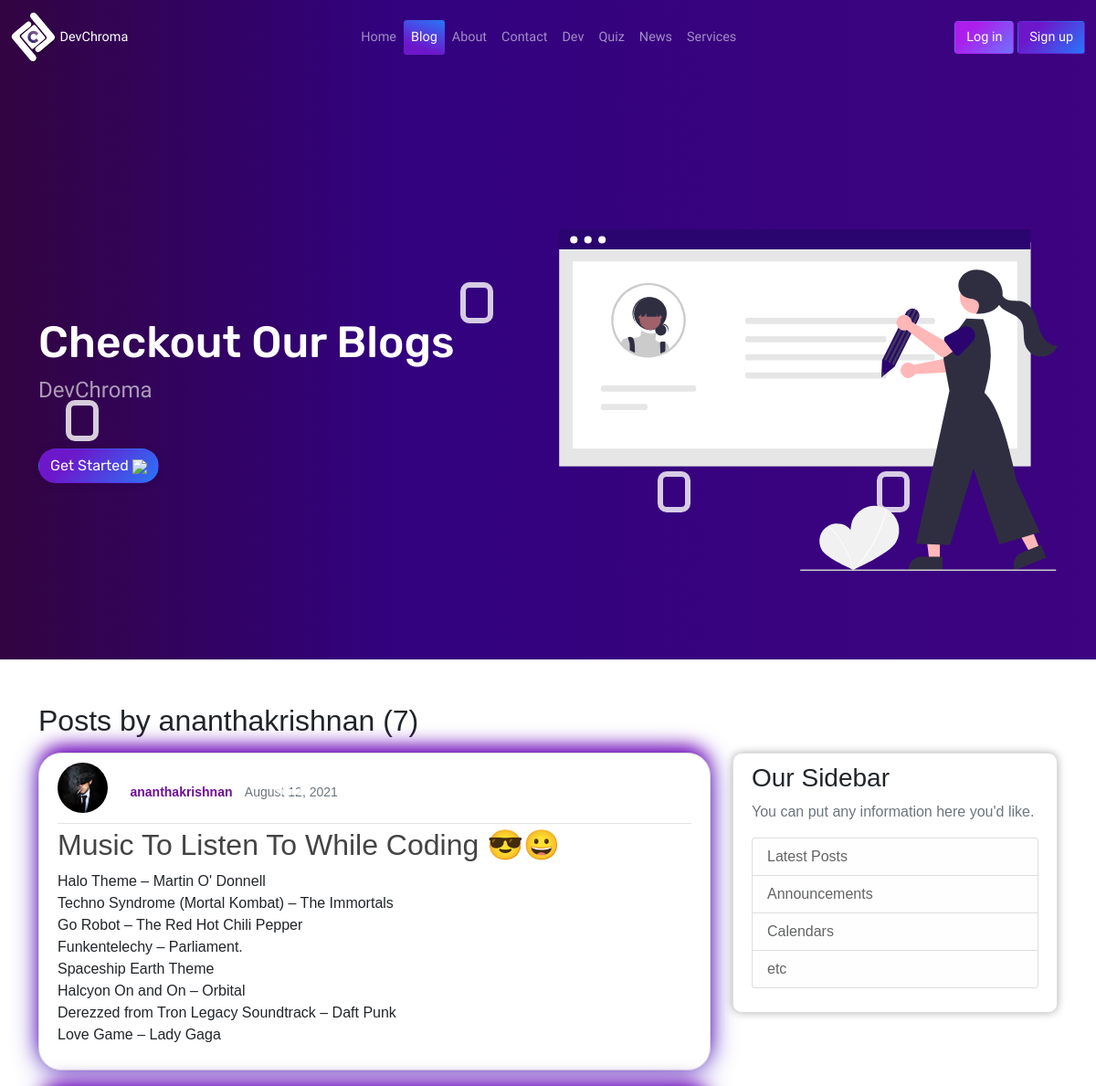
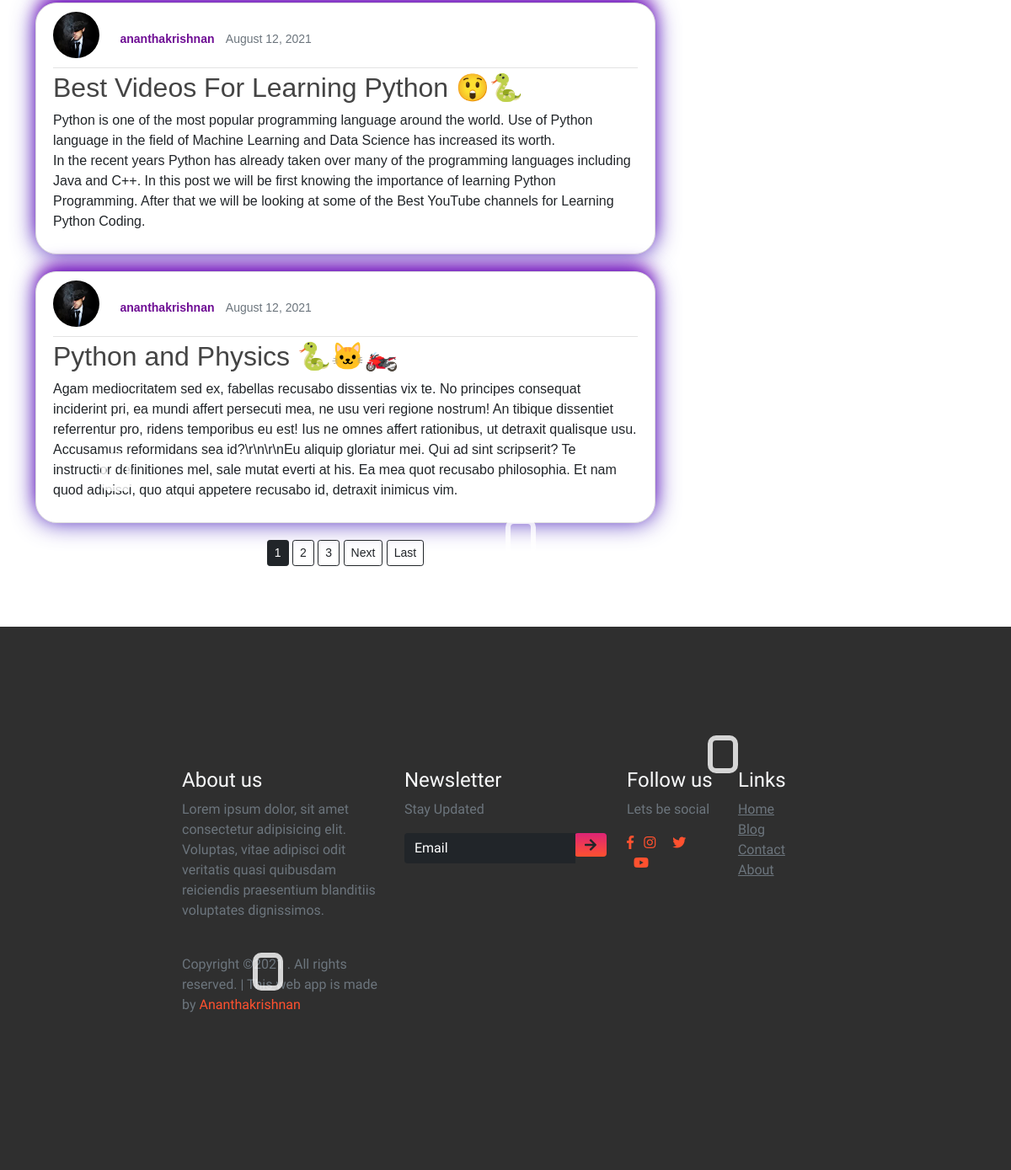
Page /blog/user/ananthakrishnan on the committed database (2 pictures, top to bottom).
### blog/models.py (models this page shows, shortened)
class Post(models.Model):
    title = models.CharField(max_length=100)
    content = models.TextField()
    date_posted = models.DateTimeField(default=timezone.now)
    author = models.ForeignKey(User , on_delete=models.CASCADE)

### app/models.py (models this page shows, shortened)
class Profile(models.Model):
    user = models.OneToOneField(User, on_delete=models.CASCADE)
    image = models.ImageField(default='default.jpg' , upload_to='profile_pics')

### blog/views.py (the view)
# urls.py: path('user/<str:username>', UserPostListView.as_view(), name='user-posts'),
class UserPostListView(ListView):
    model = Post
    template_name = 'blog/user_posts.html' # <app>/<model>_<viewtype>.html
    context_object_name = 'posts'
    paginate_by = 3
    def get_queryset(self):
        user = get_object_or_404(User, username=self.kwargs.get('username'))
        return Post.objects.filter(author=user).order_by('-date_posted')

### templates/blog/user_posts.html (shortened to what this page needs)
{% extends 'base.html' %}
{% load static %}
{% block blog %}
active   text-light  btn-sm "  style="background-color: #2876f9;
          background-image: linear-gradient(200deg, #2876f9 0%, #6d17cb 74%);"
{% endblock blog %}
{% block intro %}
Checkout Our Blogs
{% endblock intro %}
{% block href %}
href="/about"
{% endblock href %}
{% block intro-image %}
<img src="{% static 'images/wall.svg' %}"  class="img-fluid animated" alt="hero-img1">
{% endblock intro-image %}
{% block body %}
<br><br>
<main role="main" class="container">
<h2 class="mb-3 ">Posts by {{ view.kwargs.username }} ({{ page_obj.paginator.count }})</h2>
  <div class="row">
    <div class="col-md-8">
      {% for post in posts %}
       <article class="media content-section1">
                <div class="media-body">
                  <div class="article-metadata">
                   <img class="rounded-circle article-img" src="{{ post.author.profile.image.url }}">
                    <a class="text1" href="{% url 'user-posts' post.author.username %}">{{ post.author }}</a> &nbsp;
                    <small class="text-muted">{{ post.date_posted|date:"F d, Y" }}</small>
                  </div>
                  <h2><a class="article-title" href=" {% url 'post-detail' post.id %} ">{{ post.title }}</a></h2>
                  <p class="article-content">{{ post.content }}</p>
                </div>
        </article>
      {% endfor %}
      <center>
       {% if is_paginated %}
      {% for num in page_obj.paginator.page_range %}
        {% if page_obj.number == num %}
          <a class="btn btn-dark mb-4 btn-sm" href="?page={{ num }}">{{ num }}</a>
        {% elif num > page_obj.number|add:'-3' and num < page_obj.number|add:'3' %}
          <a class="btn btn-outline-dark mb-4 btn-sm" href="?page={{ num }}">{{ num }}</a>
        {% endif %}
      {% endfor %}
      {% if page_obj.has_next %}
        <a class="btn btn-outline-dark mb-4 btn-sm" href="?page={{ page_obj.next_page_number }}">Next</a>
        <a class="btn btn-outline-dark mb-4 btn-sm" href="?page={{ page_obj.paginator.num_pages }}">Last</a>
      {% endif %}
    {% endif %}
    </center>
    </div>
    <div class="col-md-4">
      <div class="content-section">
        <h3>Our Sidebar</h3>
        <p class='text-muted'>You can put any information here you'd like.
          <ul class="list-group">
            <li class="list-group-item list-group-item-light">Latest Posts</li>
            <li class="list-group-item list-group-item-light">Announcements</li>
            <li class="list-group-item list-group-item-light">Calendars</li>
            <li class="list-group-item list-group-item-light">etc</li>
          </ul>
        </p>
      </div>
    </div>
  </div>
</main>
  <br><br>
{% endblock body %}

### templates/base.html (shortened to what this page needs)
{% load static %}
<!DOCTYPE html>
<html lang="en">
  <head>
    <link href="https://cdn.jsdelivr.net/npm/bootstrap@5.0.1/dist/css/bootstrap.min.css" rel="stylesheet">
    <link
      rel="stylesheet"
      href="https://use.fontawesome.com/releases/v5.7.0/css/all.css"
    />
    <link href="https://unpkg.com/aos@2.3.1/dist/aos.css" rel="stylesheet">
  <link href="static/assets/css/style.css" rel="stylesheet">
  <link href="static/assets/css/mobile-style.css" rel="stylesheet">
  </head>
  <body>
<nav id="hero1" class="navbar navbar1 navbar  navbar-expand-lg navbar-dark bg-dark">
  <div class="container-fluid">
    <a class="navbar-brand text-white" href="/">
      <img src=" {% static 'images/logo3.svg' %} " alt="logo" width="50">
      DevChroma</a>
    <div class="collapse navbar-collapse " id="navbarTogglerDemo02">
      <ul class="navbar-nav m-auto mb-2 mb-lg-0">
        <li class="nav-item">
          <a class="nav-link  {% block home %} {% endblock home %}" aria-current="page" href="/">Home</a>
        </li>
         <li class="nav-item  ">
          <a class="nav-link {% block blog %}
          {% endblock blog %}" href="/blog/blog">Blog</a>
        </li>
        <li class="nav-item">
          <a class="nav-link {% block about %}
          {% endblock about %}" href=" {% url 'about' %}">About</a>
        </li>
        <li class="nav-item">
          <a class="nav-link {% block contact %}
          {% endblock contact %}" href="/contact">Contact</a>
        </li>
        <li class="nav-item">
          <a class="nav-link {% block dev %}
          {% endblock dev %}" href="/dev">
             Dev
          </a>
       </li>
        <li class="nav-item">
          <a class="nav-link {% block quiz %}
          {% endblock quiz %}" href="/quiz">
             Quiz
          </a>
       </li>
       <li class="nav-item">
        <a class="nav-link {% block news %}
        {% endblock news %}" href="/news">
           News
        </a>
       </li>
        <li class="nav-item">
          <a class="nav-link {% block services %}
          {% endblock services %}" href="/services">Services</a>
        </li>
      </ul>
      <ul class="navbar-nav ml-auto">
          {% if not request.user.is_authenticated %}
          <div class="d-md-flex justify-content-md-end">
            <a href="/login" class="btn btn-md  text-light "  type="submit" style="background-color: #6e72fc;
            background-image: linear-gradient(315deg, #6e72fc 0%, #ad1deb 74%);";
          ">Log in  </a> &nbsp;
          <a  href="/signup" class="btn btn-md  text-light "  type="submit" style="background-color: #2876f9;
          background-image: linear-gradient(315deg, #2876f9 0%, #6d17cb 74%);";
          ">Sign up </a>
          </div>
          {% endif %}
      </ul>
    </div>
  </div>
</nav>
<section id="hero" class="d-flex align-items-center section-hero">
  <div class="box">
          <div></div>
          <div></div>
          </div>
      <div class="container">
        <div class="row">
          <div class="col-lg-6 d-flex flex-column justify-content-center pt-4 pt-lg-0 order-2 order-lg-1" data-aos="fade-up"
     data-aos-duration="3000">
            <h1 id="neonbtn"> {% block intro %}{% endblock intro %} </h1>
            <h2>DevChroma</h2>
            <div >
              <div class="text-center text-lg-start">
                <a {% block href %}{% endblock href %}   class="btn getbutton  text-light" >
                  <span>Get Started <img src="https://img.icons8.com/ios-glyphs/24/000000/long-arrow-right.png"/></span>
                </a>
              </div>
            </div>
          </div>
          <div class="col-lg-6 order-1 order-lg-2 hero-img"data-aos="fade-down"
     data-aos-easing="linear"
     data-aos-duration="1500">
          {% block intro-image %}{% endblock intro-image %}
            </div>
            </div>
            </div>
</section>
{% block body %}
{% endblock body %}
<footer>
  <div class="container-fluid p-0">
    <div class="row text-left">
      <div class="col-md-4">
        <h4 class="text-light">About us</h4>
          <p class="text-muted">
            Lorem ipsum dolor, sit amet consectetur adipisicing elit. Voluptas, vitae adipisci odit veritatis
            quasi quibusdam reiciendis praesentium blanditiis voluptates dignissimos.
          </p>
          <p class="pt-4 text-muted">
            Copyright ©2021 . All rights reserved. | This web app is made by <span>Ananthakrishnan</span>
          </p>
      </div>
      <div class="col-md-4">
        <h4 class="text-light">Newsletter</h4>
        <p class="text-muted">Stay Updated</p>
        <form  class="form-inline">
          <div class="col-pl-0">
           <div class="input-group pr-5">
              <input type="text" class="form-control bg-dark text-white" placeholder="Email">
              <div class="input-group-prepend">
                <div class="input-group-text">
                  <i class="fas fa-arrow-right"></i>
                </div>
              </div>
           </div>
          </div>
        </form>
      </div>
      <div class="col-md-2 col-sm-12">
        <h4 class="text-light">Follow us</h4>
        <p class="text-muted">Lets be social</p>
        <div class="column">
          <i class="fab fa-facebook-f"></i>
          <i class="fab fa-instagram"></i>
          <i class="fab fa-twitter"></i>
          <i class="fab fa-youtube"></i>
        </div>
      </div>
      <div class="col-md-2">
        <h4 class="text-light">Links</h4>
       <ul class="list-unstyled links text-decoration-none text-small">
        <li><a class="text-muted" href="/">Home</a></li>
        <li><a class="text-muted" href="/blog/blog">Blog</a></li>
        <li><a class="text-muted" href="/contact">Contact</a></li>
        <li><a class="text-muted" href="/about">About</a></li>
      </ul>
      </div>
    </div>
  </div>
</footer>
  </body>
</html>

### static/assets/css/style.css (style rules this page uses)
:root { --Snigle-font: "Sniglet", cursive; --Rubik: "Rubik",cursive; --Patua: "Patua One", cursive; --Lobster: "Lobster", cursive; --light-black: #2e2c2caf; --bggradient: linear-gradient(to bottom, #dd2476 0%, #ff512f ); --light-gray: rgba(255,255,255,0.5); }
#hero1 { background: linear-gradient(90deg, rgb(50, 4, 65) 0%, rgb(50, 2, 126) 35%, rgb(61, 3, 128) 100%); font-family: var(--Snigle-font); }
#hero1 a { font-family: var(--Snigle-font); font-size: 0.9em; }
#hero { width: 100%; height: 80vh; overflow: hidden; background: linear-gradient(90deg, rgb(50, 4, 65) 0%, rgb(50, 2, 126) 35%, rgb(61, 3, 128) 100%); }
#hero .container { padding-top: 72px; font-family: var(--Rubik); }
#hero h1 { margin: 0 0 10px 0; font-size: 48px; font-weight: 500; line-height: 56px; color: #fff; cursor: pointer; font-family: var(--Rubik); }
#hero h2 { color: rgba(255, 255, 255, 0.6); margin-bottom: 50px; font-size: 24px; font-family: var(--Lobster); }
.getbutton { background-color: #2876f9; border-radius: 30px; background-image: linear-gradient(315deg, #4e28f9 0%, #6d17cb 74%); box-shadow: 0 0 10px rgba(0 , 0 , 0 , 0.1); -webkit-transition-duration: 0.3s; transition-duration: 0.3s; -webkit-transition-property: box-shadow, transform; transition-property: box-shadow, transform; }
footer { background: rgba(0, 0, 0, 0.815); overflow-x: hidden; padding: 14vmin 18vmin; font-family: var(--Snigle-font); }
footer p> span { color: #ff512f; }
footer input { border: none !important; }
footer input::placeholder { color: white !important; }
footer .input-group .input-group-text { background: var(--bggradient); border: none; }
footer .column i { color: #ff512f; }
footer .column i+i { padding: 0 0.5em; }
footer .col-md-2 .links { text-decoration: none; }
.box div { position: absolute; width: 3%; height: 45px; border-radius: 10px; background-color: transparent; border: 6px solid rgba(255, 255, 255, 0.8); }
.box div:nth-child(1) { top: 12%; left: 42%; animation: animate 10s linear infinite; }
.box div:nth-child(3) { top: 17%; left: 6%; animation: animate 9s linear infinite; }
#hero .animated { animation: up-down 2s ease-in-out infinite alternate-reverse both; }
.content-section { background: #ffffff; padding: 10px 20px; border: 1px solid #dddddd; border-radius: 3px; margin-bottom: 20px; border-radius: 10px; box-shadow: 0px 0px 10px rgba(0, 0, 0,0.2); }
.content-section1 { background: #ffffff; padding: 10px 20px; border: 1px solid #dddddd; border-radius: 3px; margin-bottom: 20px; border-radius: 10px; box-shadow: 0px 0px 28px rgba(120, 19, 187, 0.8), 0 -10px 20px -5px #9725f5; }
.article-title { color: #444444; text-decoration: none; }
.article-content { white-space: pre-line; }
.article-img { height: 65px; width: 65px; margin-right: 16px; }
.article-metadata { padding-bottom: 1px; margin-bottom: 4px; border-bottom: 1px solid #e3e3e3; text-decoration: none; }
.article-metadata .text1 { color: rgb(110, 13, 148); text-decoration: none; font-size: 13px; font-weight: bold; }

### rows in the picture
Post: author.profile.image (picture), author "ananthakrishnan", date_posted "August 12, 2021", title "Music To Listen To While Coding 😎😀", content "Halo Theme – Martin O' Donnell Techno Syndrome (Mortal Kombat) – The Immortals Go Robot – The Red Hot Chili Pepper Funkentelechy – Parliament. Spaceship Earth Theme Halcyon On and On – Orbital Derezzed from Tron Legacy Soundtrack – Daft Punk Love Game – Lady Gaga"
Post: author.profile.image (picture), author "ananthakrishnan", date_posted "August 12, 2021", title "Best Videos For Learning Python 😲🐍", content "Python is one of the most popular programming language around the world. Use of Python language in the field of Machine Learning and Data Science has increased its worth. In the recent years Python has already taken over many of the programming languages including Java and C++. In this post we will be first knowing the importance of learning Python Programming. After that we will be looking at some of the Best YouTube channels for Learning Python Coding."
Post: author.profile.image (picture), author "ananthakrishnan", date_posted "August 12, 2021", title "Python and Physics 🐍🐱‍🏍", content "Agam mediocritatem sed ex, fabellas recusabo dissentias vix te. No principes consequat inciderint pri, ea mundi affert persecuti mea, ne usu veri regione nostrum! An tibique dissentiet referrentur pro, ridens temporibus eu est! Ius ne omnes affert rationibus, ut detraxit qualisque usu. Accusamus reformidans sea id?\\r\\n\\r\\nEu aliquip gloriatur mei. Qui ad sint scripserit? Te instructior definitiones mel, sale mutat everti at his. Ea mea quot recusabo philosophia. Et nam quod adipisci, quo atqui appetere recusabo id, detraxit inimicus vim."

### other values in the picture
{{ view.kwargs.username }} "ananthakrishnan"
{{ page_obj.paginator.count }} "7"
{{ num }} "1"
{{ num }} "2" "3"
